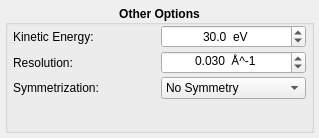
<?xml version="1.0" encoding="UTF-8"?>
<ui version="4.0">
 <class>cubeoptions</class>
 <widget class="QWidget" name="cubeoptions">
  <property name="geometry">
   <rect>
    <x>0</x>
    <y>0</y>
    <width>319</width>
    <height>138</height>
   </rect>
  </property>
  <property name="windowTitle">
   <string>Form</string>
  </property>
  <layout class="QHBoxLayout" name="horizontalLayout">
   <property name="leftMargin">
    <number>5</number>
   </property>
   <property name="topMargin">
    <number>5</number>
   </property>
   <property name="rightMargin">
    <number>5</number>
   </property>
   <property name="bottomMargin">
    <number>5</number>
   </property>
   <item>
    <widget class="QGroupBox" name="groupbox">
     <property name="font">
      <font>
       <weight>75</weight>
       <bold>true</bold>
      </font>
     </property>
     <property name="title">
      <string>Other Options</string>
     </property>
     <property name="alignment">
      <set>Qt::AlignCenter</set>
     </property>
     <layout class="QGridLayout" name="gridLayout">
      <property name="leftMargin">
       <number>5</number>
      </property>
      <property name="topMargin">
       <number>0</number>
      </property>
      <property name="rightMargin">
       <number>5</number>
      </property>
      <property name="bottomMargin">
       <number>0</number>
      </property>
      <property name="spacing">
       <number>3</number>
      </property>
      <item row="0" column="1">
       <widget class="QDoubleSpinBox" name="energy_spinbox">
        <property name="font">
         <font>
          <weight>50</weight>
          <bold>false</bold>
         </font>
        </property>
        <property name="alignment">
         <set>Qt::AlignCenter</set>
        </property>
        <property name="correctionMode">
         <enum>QAbstractSpinBox::CorrectToNearestValue</enum>
        </property>
        <property name="keyboardTracking">
         <bool>false</bool>
        </property>
        <property name="suffix">
         <string>  eV</string>
        </property>
        <property name="decimals">
         <number>1</number>
        </property>
        <property name="minimum">
         <double>5.000000000000000</double>
        </property>
        <property name="maximum">
         <double>150.000000000000000</double>
        </property>
        <property name="singleStep">
         <double>1.000000000000000</double>
        </property>
        <property name="value">
         <double>30.000000000000000</double>
        </property>
       </widget>
      </item>
      <item row="1" column="1">
       <widget class="QDoubleSpinBox" name="resolution_spinbox">
        <property name="font">
         <font>
          <weight>50</weight>
          <bold>false</bold>
         </font>
        </property>
        <property name="alignment">
         <set>Qt::AlignCenter</set>
        </property>
        <property name="correctionMode">
         <enum>QAbstractSpinBox::CorrectToNearestValue</enum>
        </property>
        <property name="keyboardTracking">
         <bool>false</bool>
        </property>
        <property name="suffix">
         <string>  Å^-1</string>
        </property>
        <property name="decimals">
         <number>3</number>
        </property>
        <property name="minimum">
         <double>0.010000000000000</double>
        </property>
        <property name="maximum">
         <double>0.100000000000000</double>
        </property>
        <property name="singleStep">
         <double>0.001000000000000</double>
        </property>
        <property name="value">
         <double>0.030000000000000</double>
        </property>
       </widget>
      </item>
      <item row="2" column="1">
       <widget class="QComboBox" name="symmetrize_combobox">
        <property name="sizePolicy">
         <sizepolicy hsizetype="Preferred" vsizetype="Fixed">
          <horstretch>0</horstretch>
          <verstretch>0</verstretch>
         </sizepolicy>
        </property>
        <property name="font">
         <font>
          <weight>50</weight>
          <bold>false</bold>
         </font>
        </property>
        <property name="currentIndex">
         <number>0</number>
        </property>
        <property name="maxVisibleItems">
         <number>7</number>
        </property>
        <property name="maxCount">
         <number>7</number>
        </property>
        <item>
         <property name="text">
          <string>No Symmetry</string>
         </property>
        </item>
        <item>
         <property name="text">
          <string>2-Fold</string>
         </property>
        </item>
        <item>
         <property name="text">
          <string>2-Fold + Mirror</string>
         </property>
        </item>
        <item>
         <property name="text">
          <string>3-Fold</string>
         </property>
        </item>
        <item>
         <property name="text">
          <string>3-Fold + Mirror</string>
         </property>
        </item>
        <item>
         <property name="text">
          <string>4-Fold</string>
         </property>
        </item>
        <item>
         <property name="text">
          <string>4-Fold + Mirror</string>
         </property>
        </item>
       </widget>
      </item>
      <item row="2" column="0">
       <widget class="QLabel" name="symmetrize_label">
        <property name="font">
         <font>
          <weight>50</weight>
          <bold>false</bold>
         </font>
        </property>
        <property name="text">
         <string>Symmetrization:</string>
        </property>
       </widget>
      </item>
      <item row="0" column="0">
       <widget class="QLabel" name="energy_label">
        <property name="font">
         <font>
          <weight>50</weight>
          <bold>false</bold>
         </font>
        </property>
        <property name="text">
         <string>Kinetic Energy:</string>
        </property>
       </widget>
      </item>
      <item row="1" column="0">
       <widget class="QLabel" name="resolution_label">
        <property name="font">
         <font>
          <weight>50</weight>
          <bold>false</bold>
         </font>
        </property>
        <property name="text">
         <string>Resolution:</string>
        </property>
       </widget>
      </item>
      <item row="3" column="0">
       <spacer name="spacer">
        <property name="orientation">
         <enum>Qt::Vertical</enum>
        </property>
        <property name="sizeHint" stdset="0">
         <size>
          <width>20</width>
          <height>40</height>
         </size>
        </property>
       </spacer>
      </item>
     </layout>
    </widget>
   </item>
  </layout>
 </widget>
 <resources/>
 <connections/>
</ui>
